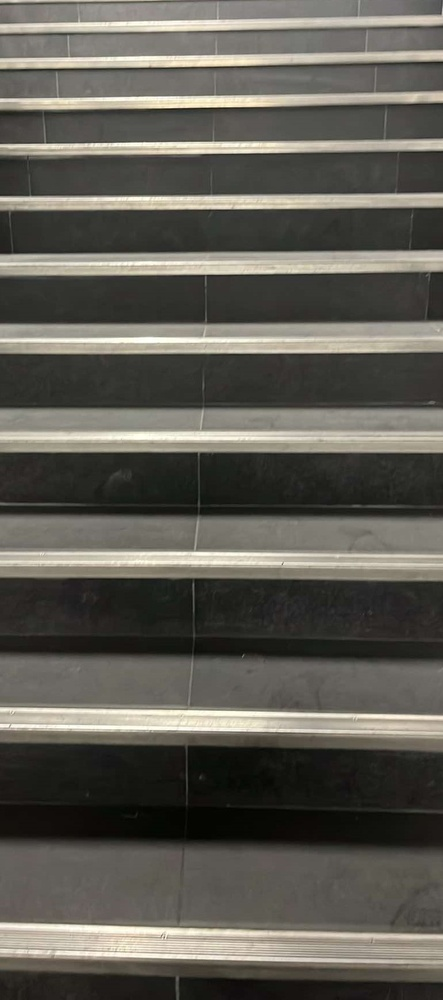
#> input picture data/raw/Groupe1_Image1.jpg, 443 x 1000 px, shrunk from 771 x 1739 before the run
$ python -i wavelet.py   (imports and definitions only)
#> lines starting #> are read from the running program, lines starting #| are printed output that depends on the picture
#> further down, picture is the input picture: shape (1000, 443, 3); mean B, G, R 84.5, 92.3, 94.8
import cv2
import numpy as np
import pywt  # Pour les ondelettes, parce que les vagues, c'est cool

def preprocess_image_wavelet(image):
    """Applique une transformée en ondelettes pour améliorer la détection des bords.

    Les transformées en ondelettes permettent de détecter des caractéristiques à différentes échelles
    et sont particulièrement efficaces pour détecter les bords horizontaux à différentes résolutions.
    """
    # Convertit en niveaux de gris si nécessaire
    if len(image.shape) > 2:  # Si l'image est en couleur
        gray = cv2.cvtColor(image, cv2.COLOR_BGR2GRAY)  # On passe en gris
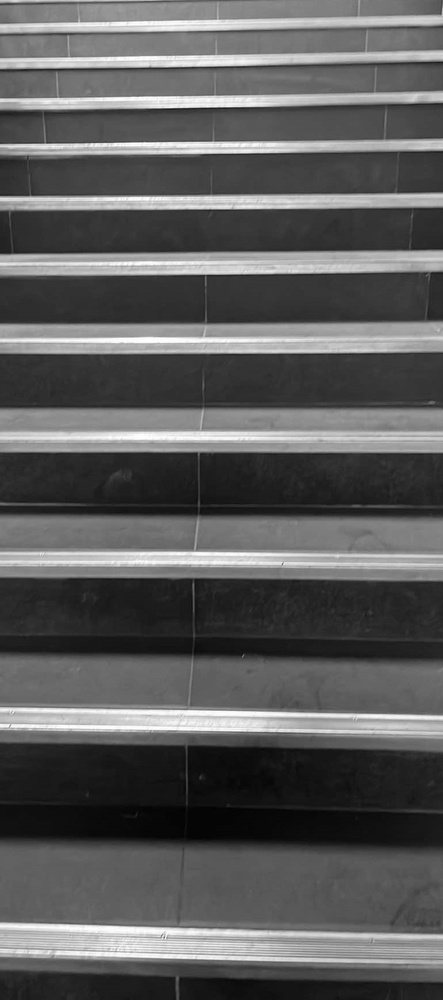
#> gray: shape (1000, 443); min 1, max 255, mean 92.1
    else:
        gray = image.copy()  # Sinon, on garde l'image telle quelle

    # Applique la transformée en ondelettes (2 niveaux)
    coeffs = pywt.wavedec2(gray, 'haar', level=2)  # "haar" pour Haar, pas pour les cheveux
#> coeffs = 3 items

    # Extrait les coefficients de détails horizontaux des deux niveaux
    _, (LH1, _, _) = coeffs[0], coeffs[1]  # LH1 = détails horizontaux niveau 1
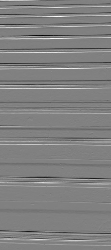
#> LH1: shape (250, 111) float64; min -295.5, max 289, mean 0.5; drawn with min black and max white
    _, (LH2, _, _) = coeffs[0], coeffs[2]  # LH2 = détails horizontaux niveau 2
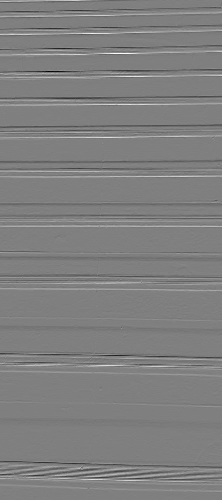
#> LH2: shape (500, 222) float64; min -139, max 138.5, mean 0.2; drawn with min black and max white

    # Améliore les détails horizontaux (on booste un peu les bords horizontaux)
    LH1 = LH1 * 1.5  # On rend les bords plus visibles
    LH2 = LH2 * 1.5  # Pareil pour le niveau 2

    # Reconstruit les coefficients modifiés
    coeffs[1] = (coeffs[1][0], LH1, coeffs[1][2])  # On remplace LH1
    coeffs[2] = (coeffs[2][0], LH2, coeffs[2][2])  # On remplace LH2

    # Transformée inverse en ondelettes (on reconstruit l'image)
    reconstructed = pywt.waverec2(coeffs, 'haar')  # On remet tout ensemble
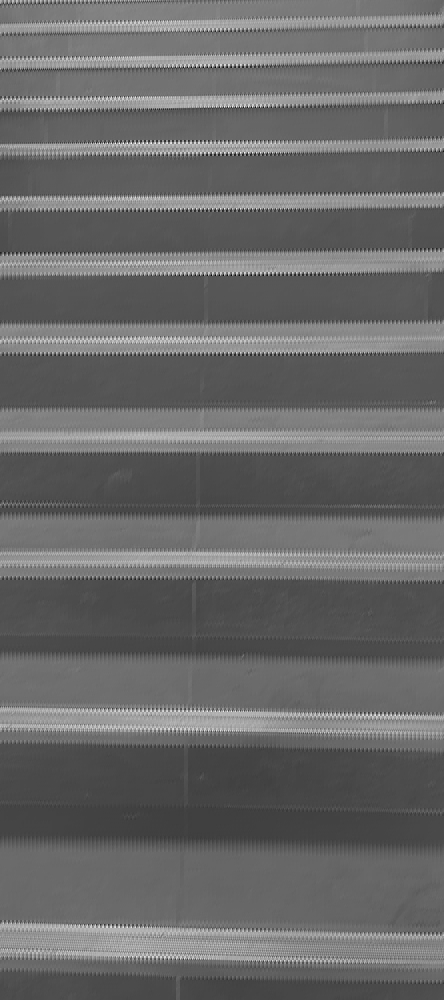
#> reconstructed: shape (1000, 444) float64; min -131.7, max 412.3, mean 92.1; drawn with min black and max white

    # Normalise et reconvertit en uint8 (pour que l'image soit affichable)
    reconstructed = cv2.normalize(reconstructed, None, 0, 255, cv2.NORM_MINMAX)  # On normalise
    reconstructed = np.uint8(reconstructed)  # On passe en entier 8 bits

    # Applique la détection de bords (Canny, parce que c'est le boss des bords)
    edges = cv2.Canny(reconstructed, 50, 150)  # Seuils bas et haut pour Canny
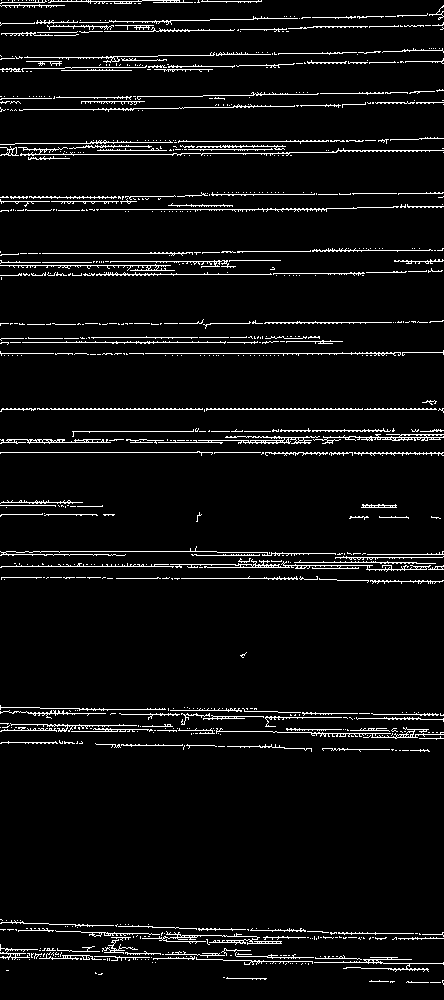
#> edges: shape (1000, 444); 5.3% white in thin lines or dots

    return edges  # Retourne l'image avec les bords détectés

>>> import cv2
>>> picture = cv2.imread('../../data/raw/Groupe1_Image1.jpg')
>>> result = preprocess_image_wavelet(picture)

$ run again, on data/raw/Groupe1_Image10.jpg
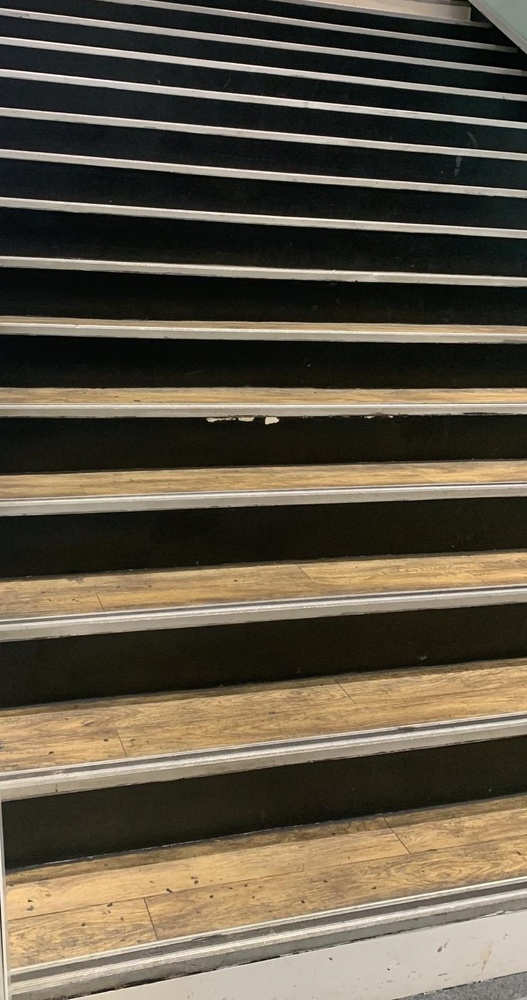
#> input picture data/raw/Groupe1_Image10.jpg, 527 x 1000 px, shrunk from 732 x 1388 before the run
#> picture is the input picture: shape (1000, 527, 3); mean B, G, R 70.2, 86.2, 95.3
#> in preprocess_image_wavelet, `gray = cv2.cvtColor(image, cv2.COLOR_BGR2GRAY)`:
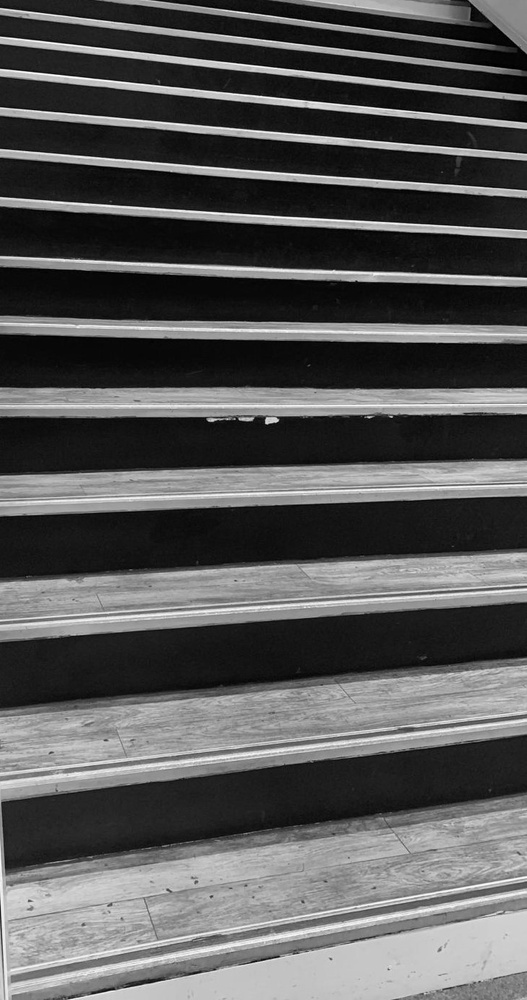
#> gray: shape (1000, 527); min 0, max 254, mean 87.1
#> coeffs = 3 items
#> in preprocess_image_wavelet, `edges = cv2.Canny(reconstructed, 50, 150)`:
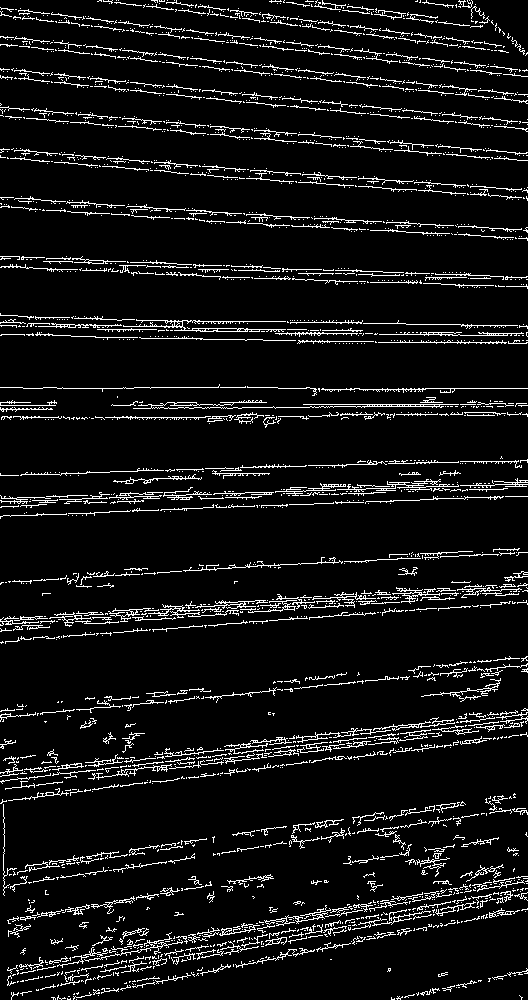
#> edges: shape (1000, 528); 7.7% white in thin lines or dots

$ run again, on data/raw/Groupe1_Image2.jpg
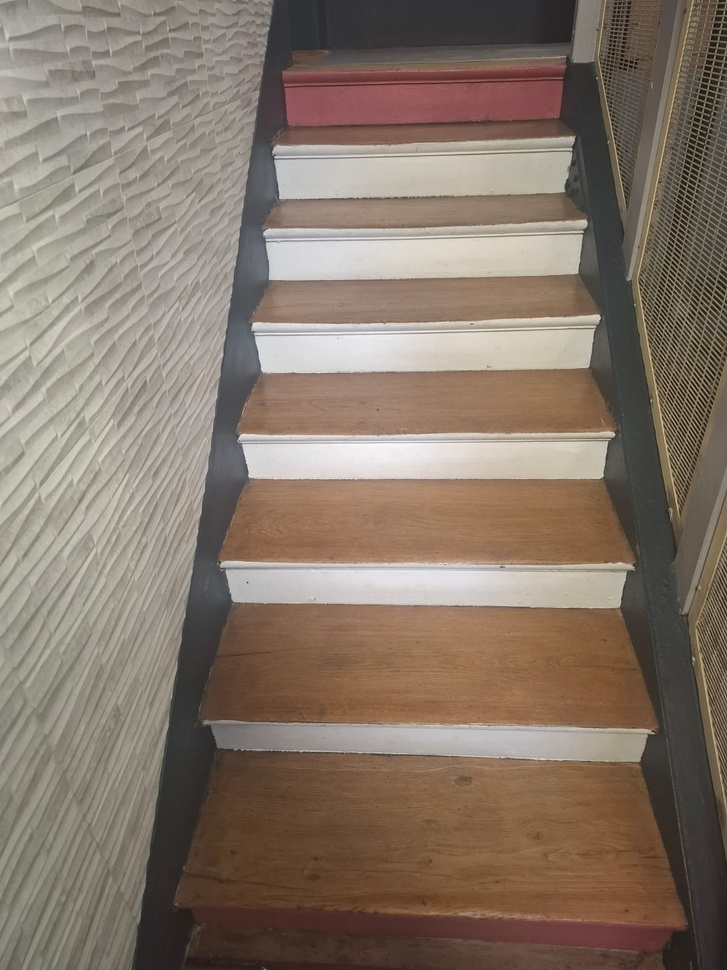
#> input picture data/raw/Groupe1_Image2.jpg, 727 x 970 px, shrunk from 1200 x 1600 before the run
#> picture is the input picture: shape (970, 727, 3); mean B, G, R 105.4, 118.3, 133.1
#> in preprocess_image_wavelet, `gray = cv2.cvtColor(image, cv2.COLOR_BGR2GRAY)`:
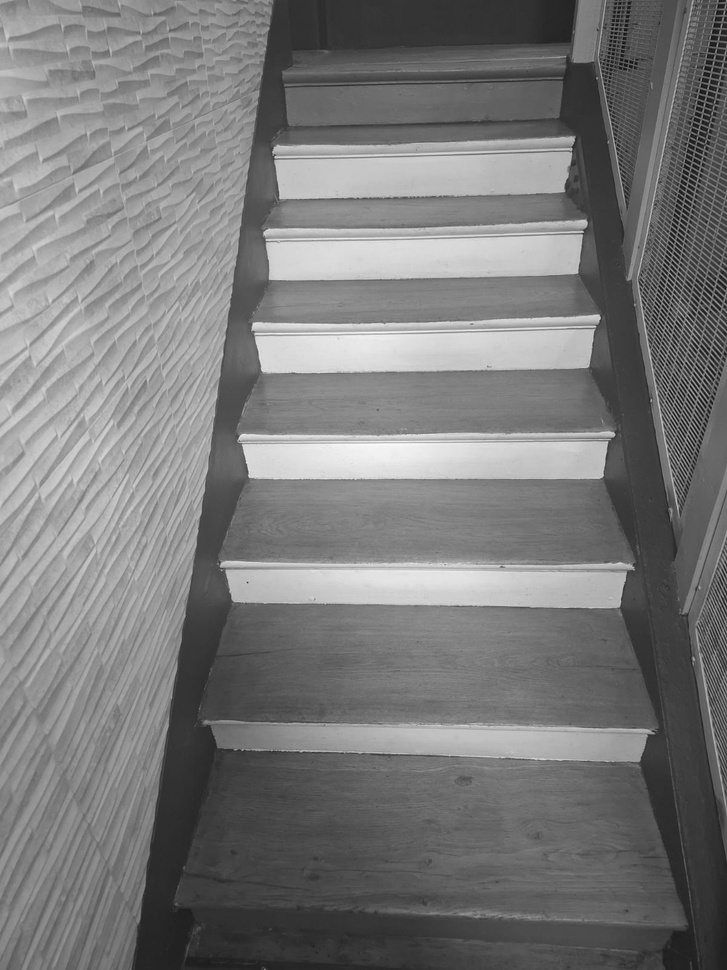
#> gray: shape (970, 727); min 8, max 253, mean 121.3
#> coeffs = 3 items
#> in preprocess_image_wavelet, `edges = cv2.Canny(reconstructed, 50, 150)`:
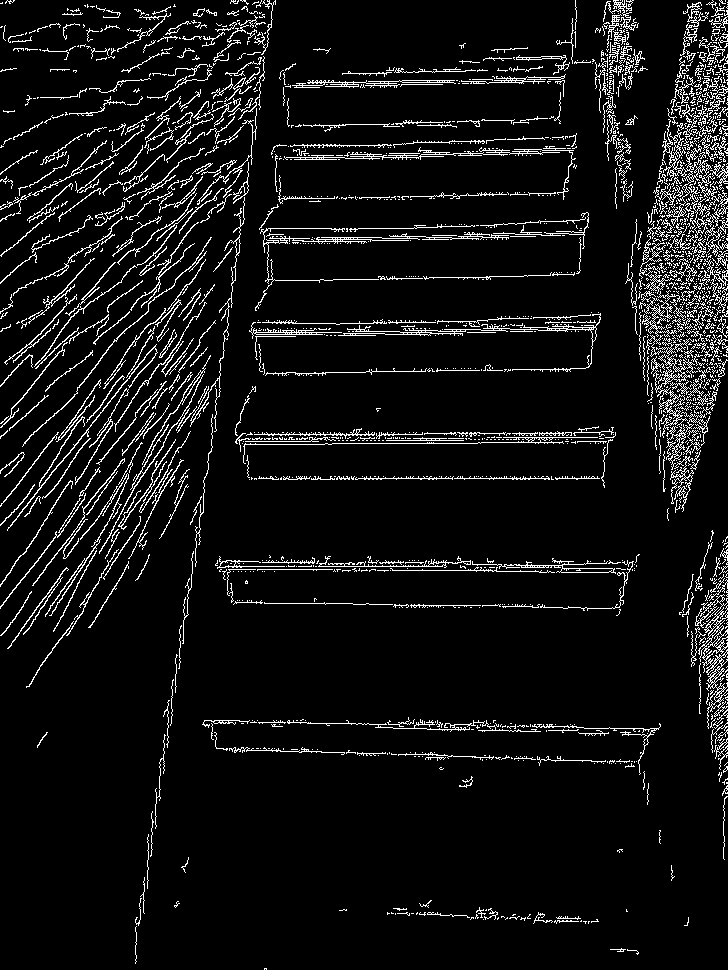
#> edges: shape (970, 728); 7.1% white in thin lines or dots

$ run again, on data/raw/Groupe1_Image3.jpg
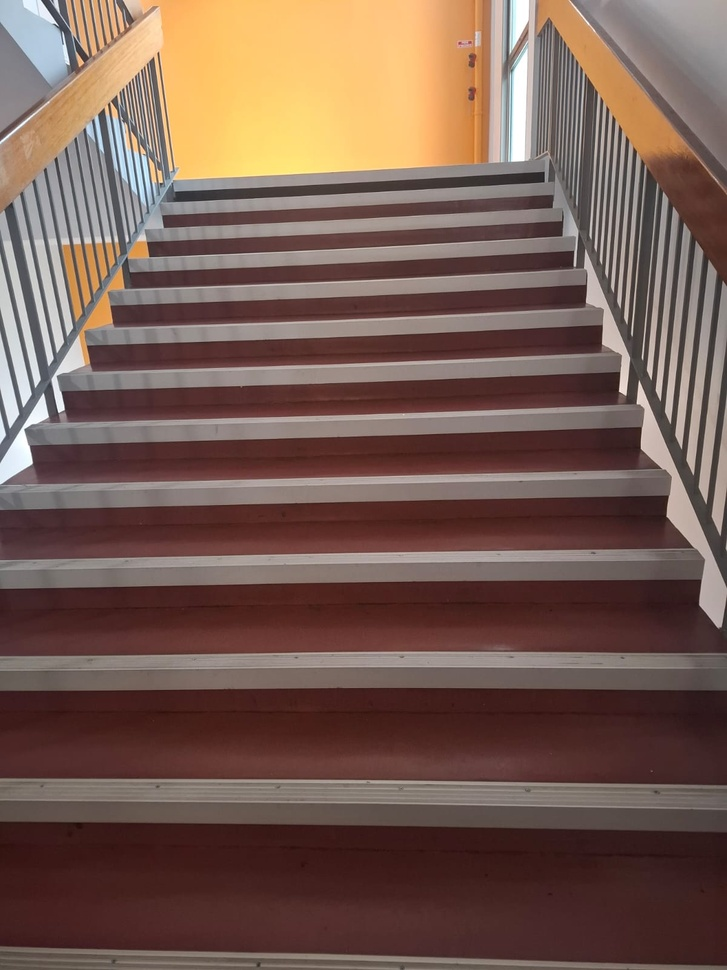
#> input picture data/raw/Groupe1_Image3.jpg, 727 x 970 px, shrunk from 1200 x 1600 before the run
#> picture is the input picture: shape (970, 727, 3); mean B, G, R 81.8, 92, 118.2
#> in preprocess_image_wavelet, `gray = cv2.cvtColor(image, cv2.COLOR_BGR2GRAY)`:
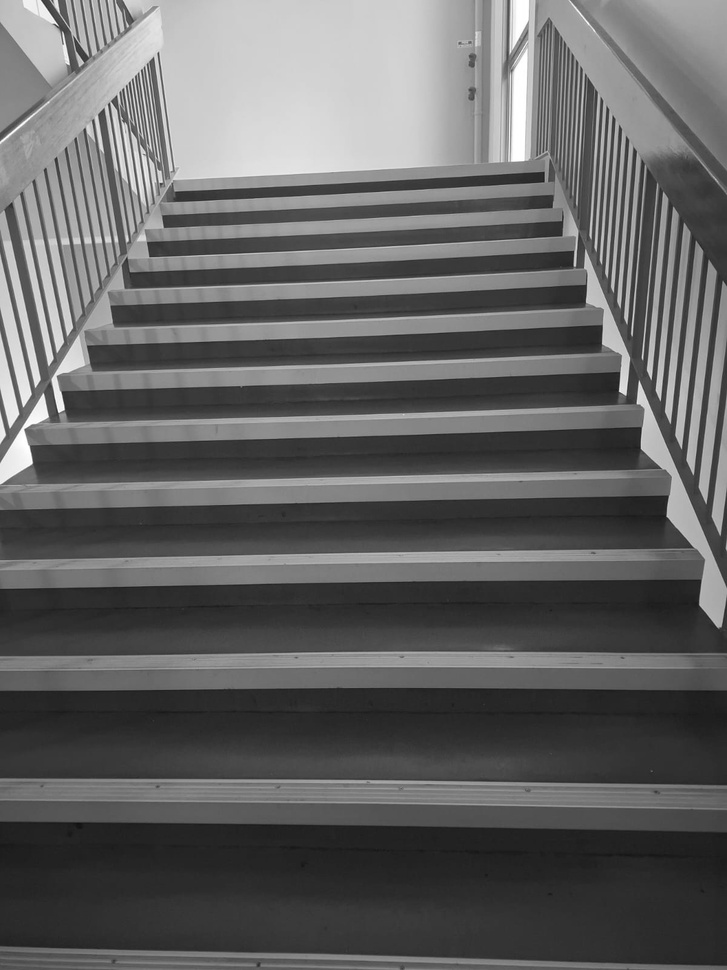
#> gray: shape (970, 727); min 16, max 255, mean 98.7
#> coeffs = 3 items
#> in preprocess_image_wavelet, `edges = cv2.Canny(reconstructed, 50, 150)`:
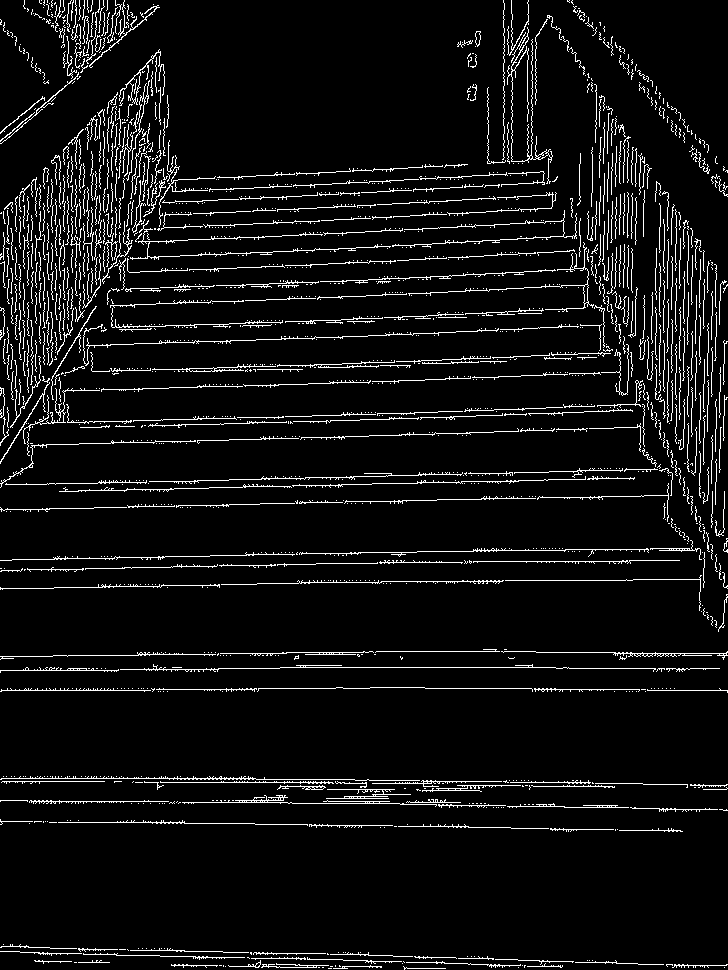
#> edges: shape (970, 728); 6.4% white in thin lines or dots
